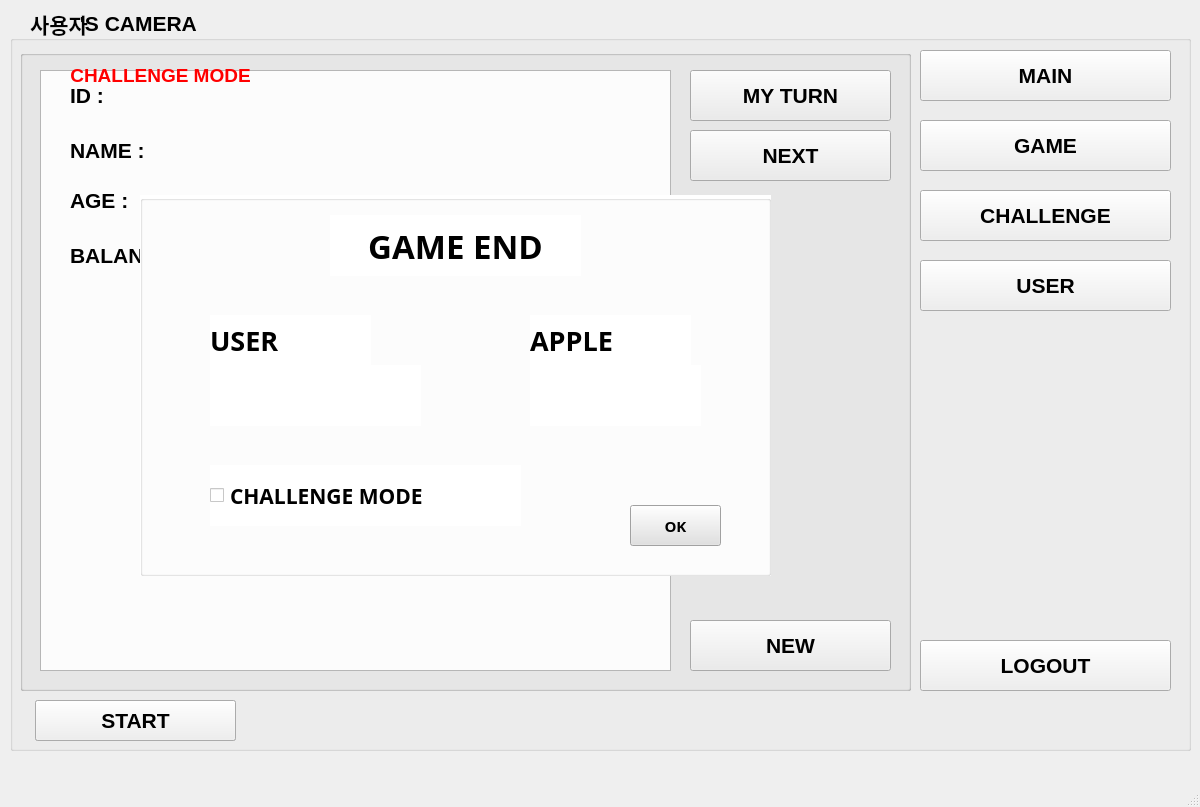
<?xml version="1.0" encoding="UTF-8"?>
<ui version="4.0">
 <class>MainWindow</class>
 <widget class="QMainWindow" name="MainWindow">
  <property name="geometry">
   <rect>
    <x>0</x>
    <y>0</y>
    <width>1200</width>
    <height>807</height>
   </rect>
  </property>
  <property name="windowTitle">
   <string>MainWindow</string>
  </property>
  <property name="styleSheet">
   <string notr="true"/>
  </property>
  <widget class="QWidget" name="centralwidget">
   <widget class="QGroupBox" name="groupBox">
    <property name="geometry">
     <rect>
      <x>10</x>
      <y>10</y>
      <width>1181</width>
      <height>741</height>
     </rect>
    </property>
    <property name="sizePolicy">
     <sizepolicy hsizetype="Preferred" vsizetype="Preferred">
      <horstretch>0</horstretch>
      <verstretch>0</verstretch>
     </sizepolicy>
    </property>
    <property name="font">
     <font>
      <family>Arial</family>
      <pointsize>16</pointsize>
      <weight>75</weight>
      <bold>true</bold>
     </font>
    </property>
    <property name="title">
     <string>            'S CAMERA</string>
    </property>
    <widget class="QPushButton" name="btnCamera">
     <property name="geometry">
      <rect>
       <x>25</x>
       <y>690</y>
       <width>201</width>
       <height>41</height>
      </rect>
     </property>
     <property name="text">
      <string>CAMERA</string>
     </property>
    </widget>
    <widget class="QPushButton" name="btnMain">
     <property name="geometry">
      <rect>
       <x>910</x>
       <y>40</y>
       <width>251</width>
       <height>51</height>
      </rect>
     </property>
     <property name="text">
      <string>MAIN</string>
     </property>
    </widget>
    <widget class="QPushButton" name="btnGame">
     <property name="geometry">
      <rect>
       <x>910</x>
       <y>110</y>
       <width>251</width>
       <height>51</height>
      </rect>
     </property>
     <property name="text">
      <string>GAME</string>
     </property>
    </widget>
    <widget class="QPushButton" name="btnChallenge">
     <property name="geometry">
      <rect>
       <x>910</x>
       <y>180</y>
       <width>251</width>
       <height>51</height>
      </rect>
     </property>
     <property name="text">
      <string>CHALLENGE</string>
     </property>
    </widget>
    <widget class="QPushButton" name="btnUser">
     <property name="geometry">
      <rect>
       <x>910</x>
       <y>250</y>
       <width>251</width>
       <height>51</height>
      </rect>
     </property>
     <property name="text">
      <string>USER</string>
     </property>
    </widget>
    <widget class="QPushButton" name="btnLogout">
     <property name="geometry">
      <rect>
       <x>910</x>
       <y>630</y>
       <width>251</width>
       <height>51</height>
      </rect>
     </property>
     <property name="text">
      <string>LOGOUT</string>
     </property>
    </widget>
    <widget class="QLabel" name="loginName">
     <property name="geometry">
      <rect>
       <x>20</x>
       <y>-2</y>
       <width>81</width>
       <height>31</height>
      </rect>
     </property>
     <property name="font">
      <font>
       <family>맑은 고딕</family>
      </font>
     </property>
     <property name="text">
      <string>사용자</string>
     </property>
    </widget>
    <widget class="QWidget" name="ImgWidget" native="true">
     <property name="geometry">
      <rect>
       <x>25</x>
       <y>40</y>
       <width>881</width>
       <height>641</height>
      </rect>
     </property>
    </widget>
    <widget class="QGroupBox" name="groupBox_ch">
     <property name="geometry">
      <rect>
       <x>10</x>
       <y>40</y>
       <width>891</width>
       <height>641</height>
      </rect>
     </property>
     <property name="title">
      <string/>
     </property>
     <widget class="QPushButton" name="btnNext">
      <property name="geometry">
       <rect>
        <x>670</x>
        <y>80</y>
        <width>201</width>
        <height>51</height>
       </rect>
      </property>
      <property name="text">
       <string>NEXT</string>
      </property>
     </widget>
     <widget class="QPushButton" name="btnTurn">
      <property name="geometry">
       <rect>
        <x>670</x>
        <y>20</y>
        <width>201</width>
        <height>51</height>
       </rect>
      </property>
      <property name="text">
       <string>MY TURN</string>
      </property>
     </widget>
     <widget class="QListView" name="listView">
      <property name="geometry">
       <rect>
        <x>20</x>
        <y>20</y>
        <width>631</width>
        <height>601</height>
       </rect>
      </property>
     </widget>
     <widget class="QPushButton" name="btnNew">
      <property name="geometry">
       <rect>
        <x>670</x>
        <y>570</y>
        <width>201</width>
        <height>51</height>
       </rect>
      </property>
      <property name="text">
       <string>NEW</string>
      </property>
     </widget>
    </widget>
    <widget class="QPushButton" name="btnCamera_2">
     <property name="geometry">
      <rect>
       <x>25</x>
       <y>690</y>
       <width>201</width>
       <height>41</height>
      </rect>
     </property>
     <property name="text">
      <string>START</string>
     </property>
    </widget>
    <widget class="QGroupBox" name="groupBox_us">
     <property name="geometry">
      <rect>
       <x>10</x>
       <y>40</y>
       <width>891</width>
       <height>641</height>
      </rect>
     </property>
     <property name="title">
      <string/>
     </property>
     <widget class="QLabel" name="btnId">
      <property name="geometry">
       <rect>
        <x>50</x>
        <y>30</y>
        <width>81</width>
        <height>31</height>
       </rect>
      </property>
      <property name="text">
       <string>ID :</string>
      </property>
     </widget>
     <widget class="QLabel" name="btnId_input">
      <property name="geometry">
       <rect>
        <x>210</x>
        <y>30</y>
        <width>261</width>
        <height>41</height>
       </rect>
      </property>
      <property name="text">
       <string/>
      </property>
     </widget>
     <widget class="QLabel" name="btnName">
      <property name="geometry">
       <rect>
        <x>50</x>
        <y>80</y>
        <width>101</width>
        <height>41</height>
       </rect>
      </property>
      <property name="text">
       <string>NAME :</string>
      </property>
     </widget>
     <widget class="QLabel" name="btnName_input">
      <property name="geometry">
       <rect>
        <x>210</x>
        <y>80</y>
        <width>291</width>
        <height>51</height>
       </rect>
      </property>
      <property name="text">
       <string/>
      </property>
     </widget>
     <widget class="QLabel" name="btnBalance">
      <property name="geometry">
       <rect>
        <x>50</x>
        <y>180</y>
        <width>171</width>
        <height>51</height>
       </rect>
      </property>
      <property name="text">
       <string>BALANCE :</string>
      </property>
     </widget>
     <widget class="QLabel" name="btnAge">
      <property name="geometry">
       <rect>
        <x>50</x>
        <y>130</y>
        <width>101</width>
        <height>41</height>
       </rect>
      </property>
      <property name="text">
       <string>AGE :</string>
      </property>
     </widget>
     <widget class="QLabel" name="btnAge_input">
      <property name="geometry">
       <rect>
        <x>210</x>
        <y>140</y>
        <width>121</width>
        <height>41</height>
       </rect>
      </property>
      <property name="text">
       <string/>
      </property>
     </widget>
     <widget class="PlotWidget" name="Graph" native="true">
      <property name="geometry">
       <rect>
        <x>130</x>
        <y>240</y>
        <width>721</width>
        <height>371</height>
       </rect>
      </property>
     </widget>
    </widget>
    <widget class="QGroupBox" name="groupBox_G">
     <property name="geometry">
      <rect>
       <x>130</x>
       <y>185</y>
       <width>631</width>
       <height>381</height>
      </rect>
     </property>
     <property name="styleSheet">
      <string notr="true">background-color: rgb(255, 255, 255);
border-color: rgb(108, 108, 108)</string>
     </property>
     <property name="title">
      <string/>
     </property>
     <widget class="QLabel" name="lblApple">
      <property name="geometry">
       <rect>
        <x>390</x>
        <y>120</y>
        <width>161</width>
        <height>51</height>
       </rect>
      </property>
      <property name="font">
       <font>
        <family>Adobe 명조 Std M</family>
        <pointsize>20</pointsize>
        <weight>75</weight>
        <bold>true</bold>
       </font>
      </property>
      <property name="text">
       <string>APPLE</string>
      </property>
     </widget>
     <widget class="QLabel" name="lblEnd">
      <property name="geometry">
       <rect>
        <x>190</x>
        <y>20</y>
        <width>251</width>
        <height>61</height>
       </rect>
      </property>
      <property name="font">
       <font>
        <family>Adobe 명조 Std M</family>
        <pointsize>25</pointsize>
        <weight>75</weight>
        <bold>true</bold>
       </font>
      </property>
      <property name="text">
       <string>GAME END</string>
      </property>
      <property name="alignment">
       <set>Qt::AlignCenter</set>
      </property>
     </widget>
     <widget class="QLabel" name="lblUser">
      <property name="geometry">
       <rect>
        <x>70</x>
        <y>120</y>
        <width>161</width>
        <height>51</height>
       </rect>
      </property>
      <property name="font">
       <font>
        <family>Adobe 명조 Std M</family>
        <pointsize>20</pointsize>
        <weight>75</weight>
        <bold>true</bold>
       </font>
      </property>
      <property name="text">
       <string>USER</string>
      </property>
     </widget>
     <widget class="QCheckBox" name="challengeMode">
      <property name="geometry">
       <rect>
        <x>70</x>
        <y>270</y>
        <width>311</width>
        <height>61</height>
       </rect>
      </property>
      <property name="font">
       <font>
        <family>Adobe Ming Std L</family>
        <pointsize>16</pointsize>
        <weight>75</weight>
        <bold>true</bold>
       </font>
      </property>
      <property name="text">
       <string>CHALLENGE MODE</string>
      </property>
     </widget>
     <widget class="QLabel" name="lblId">
      <property name="geometry">
       <rect>
        <x>70</x>
        <y>170</y>
        <width>211</width>
        <height>61</height>
       </rect>
      </property>
      <property name="font">
       <font>
        <family>Adobe Ming Std L</family>
        <pointsize>18</pointsize>
        <weight>75</weight>
        <bold>true</bold>
        <underline>true</underline>
       </font>
      </property>
      <property name="styleSheet">
       <string notr="true">border-color: rgb(170, 170, 170);</string>
      </property>
      <property name="text">
       <string/>
      </property>
     </widget>
     <widget class="QLabel" name="lblScore">
      <property name="geometry">
       <rect>
        <x>390</x>
        <y>170</y>
        <width>171</width>
        <height>61</height>
       </rect>
      </property>
      <property name="font">
       <font>
        <family>Adobe Ming Std L</family>
        <pointsize>18</pointsize>
        <weight>75</weight>
        <bold>true</bold>
        <underline>true</underline>
       </font>
      </property>
      <property name="styleSheet">
       <string notr="true">border-color: rgb(170, 170, 170);</string>
      </property>
      <property name="text">
       <string/>
      </property>
     </widget>
     <widget class="QPushButton" name="btnOk">
      <property name="geometry">
       <rect>
        <x>490</x>
        <y>310</y>
        <width>91</width>
        <height>41</height>
       </rect>
      </property>
      <property name="font">
       <font>
        <family>Adobe 명조 Std M</family>
        <pointsize>11</pointsize>
        <weight>75</weight>
        <bold>true</bold>
       </font>
      </property>
      <property name="styleSheet">
       <string notr="true">background-color: rgb(225, 225, 225);</string>
      </property>
      <property name="text">
       <string>OK</string>
      </property>
     </widget>
    </widget>
    <widget class="QLabel" name="lblChMode">
     <property name="geometry">
      <rect>
       <x>40</x>
       <y>55</y>
       <width>221</width>
       <height>20</height>
      </rect>
     </property>
     <property name="font">
      <font>
       <pointsize>14</pointsize>
      </font>
     </property>
     <property name="styleSheet">
      <string notr="true">color: rgb(255, 0, 0);</string>
     </property>
     <property name="text">
      <string>CHALLENGE MODE</string>
     </property>
     <property name="alignment">
      <set>Qt::AlignCenter</set>
     </property>
    </widget>
    <zorder>ImgWidget</zorder>
    <zorder>btnCamera</zorder>
    <zorder>btnMain</zorder>
    <zorder>btnGame</zorder>
    <zorder>btnChallenge</zorder>
    <zorder>btnUser</zorder>
    <zorder>btnLogout</zorder>
    <zorder>loginName</zorder>
    <zorder>groupBox_ch</zorder>
    <zorder>btnCamera_2</zorder>
    <zorder>groupBox_us</zorder>
    <zorder>groupBox_G</zorder>
    <zorder>lblChMode</zorder>
   </widget>
  </widget>
  <widget class="QMenuBar" name="menubar">
   <property name="geometry">
    <rect>
     <x>0</x>
     <y>0</y>
     <width>1200</width>
     <height>26</height>
    </rect>
   </property>
  </widget>
  <widget class="QStatusBar" name="statusbar"/>
 </widget>
 <customwidgets>
  <customwidget>
   <class>PlotWidget</class>
   <extends>QWidget</extends>
   <header>pyqtgraph</header>
   <container>1</container>
  </customwidget>
 </customwidgets>
 <resources/>
 <connections/>
</ui>
